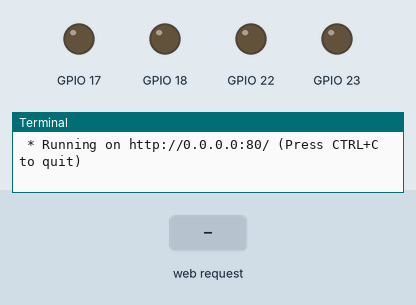
Simulated run of this program. Board: Raspberry Pi (BCM pin numbers). Parts: output pins drawn as LEDs (lit = HIGH), the last lines printed to the terminal. Inputs (shaded band) come from the test bench. The clock reads 2024-03-15 10:24:30 at power-on unless the program sets it.

Above: at 1.2 s.
1.3 s: HTTP request for /forward received
At 1.5 s:
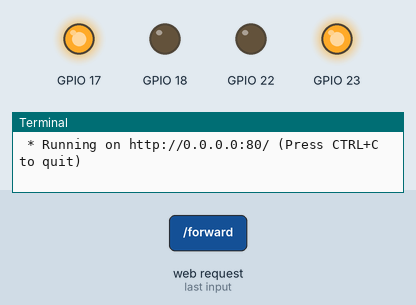
3.2 s: HTTP request for /backward received
At 3.4 s:
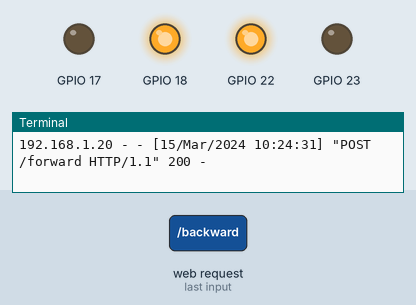
5.1 s: HTTP request for /left received
At 5.8 s:
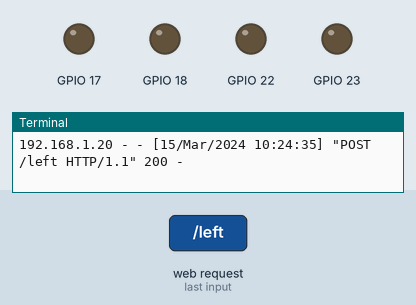
6.7 s: HTTP request for /right received
At 8.2 s:
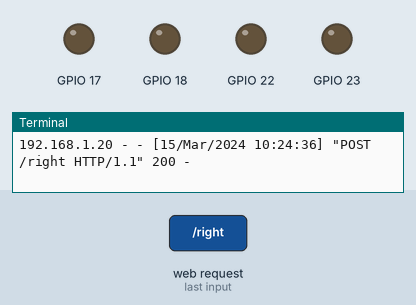
Timing chart, 0 to 9.3 s (numbered marks = the images above; inputs shaded):
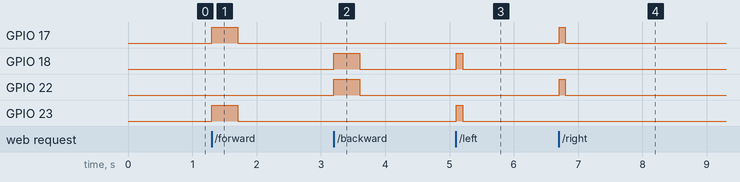

The program:

web.py
```python
from flask import Flask, render_template
import RPi.GPIO as GPIO
import time
GPIO.setwarnings(False)
GPIO.setmode(GPIO.BCM)

GPIO.setup(17, GPIO.OUT)
GPIO.setup(18, GPIO.OUT)
GPIO.setup(22, GPIO.OUT)
GPIO.setup(23, GPIO.OUT)

app = Flask(__name__, static_url_path='/static')

@app.route("/")
def index():
    return render_template('index.html');

@app.route("/forward", methods=["POST"])
def forward():
    GPIO.output(17, 1)
    GPIO.output(23, 1)
    time.sleep(0.4)
    GPIO.output(17, 0)
    GPIO.output(23, 0)
    return "OK"

@app.route("/backward", methods=["POST"])
def backward():
    GPIO.output(18, 1)
    GPIO.output(22, 1)
    time.sleep(0.4)
    GPIO.output(18, 0)
    GPIO.output(22, 0)
    return "OK"

@app.route("/left", methods=["POST"])
def left():
    GPIO.output(18, 1)
    GPIO.output(23, 1)
    time.sleep(0.1)
    GPIO.output(18, 0)
    GPIO.output(23, 0)
    return "OK"

@app.route("/right", methods=["POST"])
def right():
    GPIO.output(17, 1)
    GPIO.output(22, 1)
    time.sleep(0.1)
    GPIO.output(17, 0)
    GPIO.output(22, 0)
    return "OK"


if __name__ == "__main__":
    app.run(host='0.0.0.0', port='80')
```

Measured:
- after the input at 1.3 s, GPIO 17, GPIO 23: LOW → HIGH at once, → LOW 0.40 s later
- after the input at 3.2 s, GPIO 18, GPIO 22: LOW → HIGH at once, → LOW 0.40 s later
- after the input at 5.1 s, GPIO 18, GPIO 23: LOW → HIGH at once, → LOW 0.10 s later
- after the input at 6.7 s, GPIO 17, GPIO 22: LOW → HIGH at once, → LOW 0.10 s later
